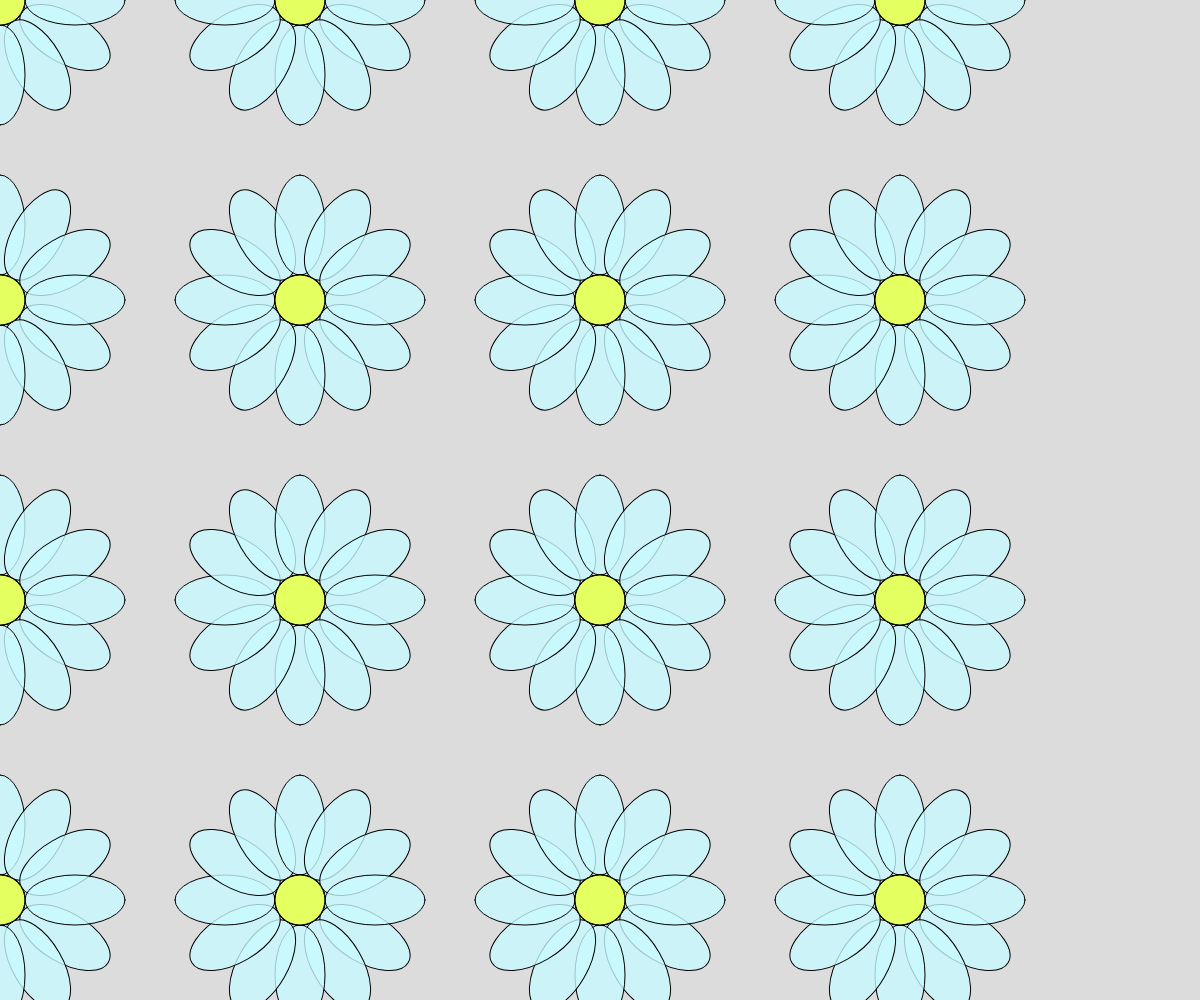
Frame 1 (no input)
Frame 60 (no input): identical to frame 1, image omitted
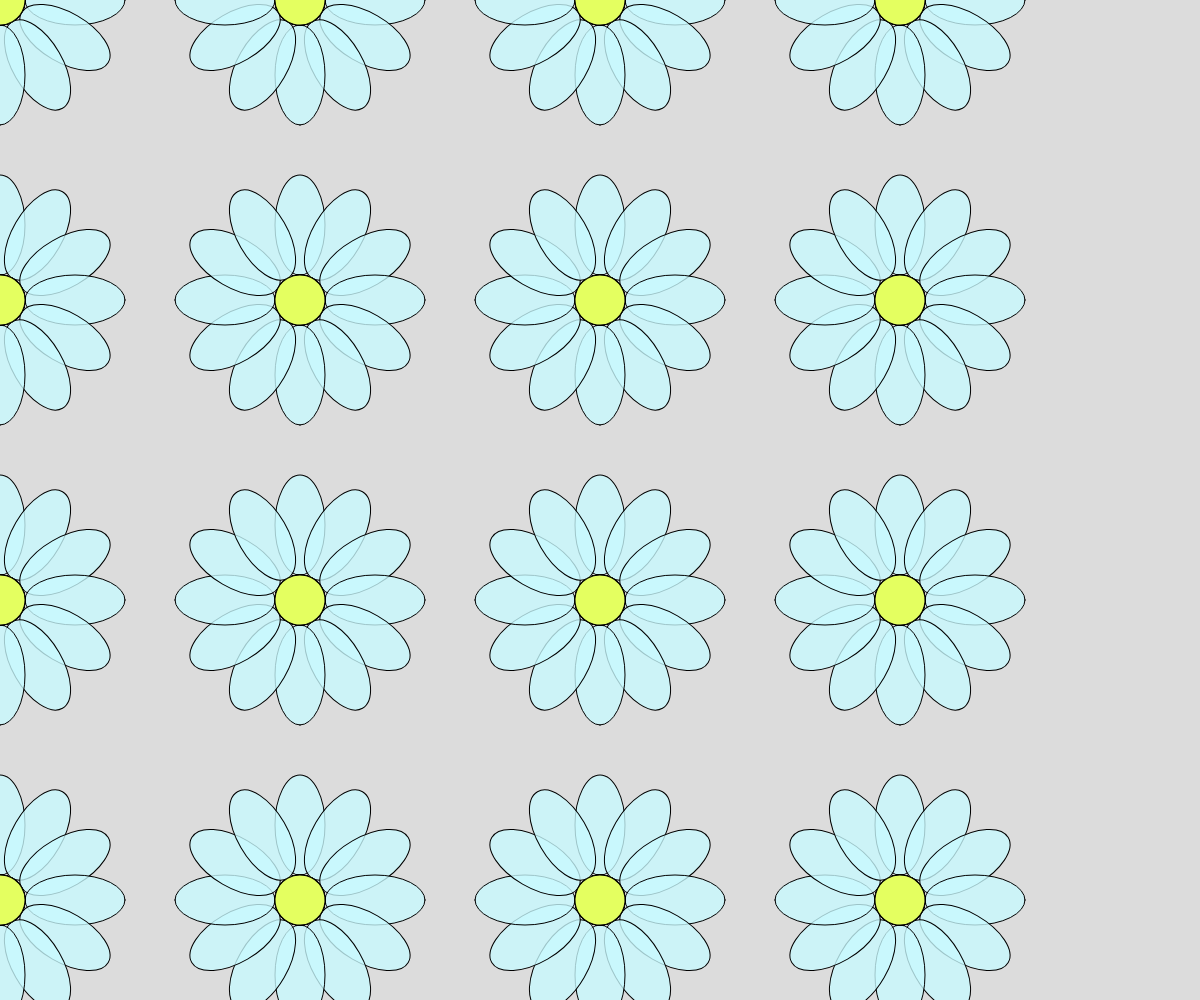
Frame 120 (the mouse pressed at the canvas centre since frame 60)

The p5.js sketch that drew these frames (run headless with seeded random() and noise() and a simulated clock; from frame 60 on, the mouse is pressed at the canvas centre):

// p5.js sketch
// ── sketch.js
let size = 300
function setup() {
  createCanvas(innerWidth, innerHeight);
  angleMode(DEGREES)
  
}

function draw() { 
    background(220);
  
  for(i=0; i<width; i=i+size){
    for(j=0; j<height; j=j+size){
    
      push();
      translate(i,j);
      fill(i/5,j/5,100);
      rotate(mouseX);
      drawFlower(12,0,0)
      pop();
    }
  }

}


function drawFlower(petals,x,y){
push();
  translate(x,y)
  //petals
  for(let i=0;i<petals; i=i+1){

    fill(200,250,300,200);
    rotate(360/petals)
  ellipse(75,0,100,50)
  //center of petals
  fill("#e4ff60ff")
  ellipse(0,0,50,50);
  }
  pop();
  }
 
